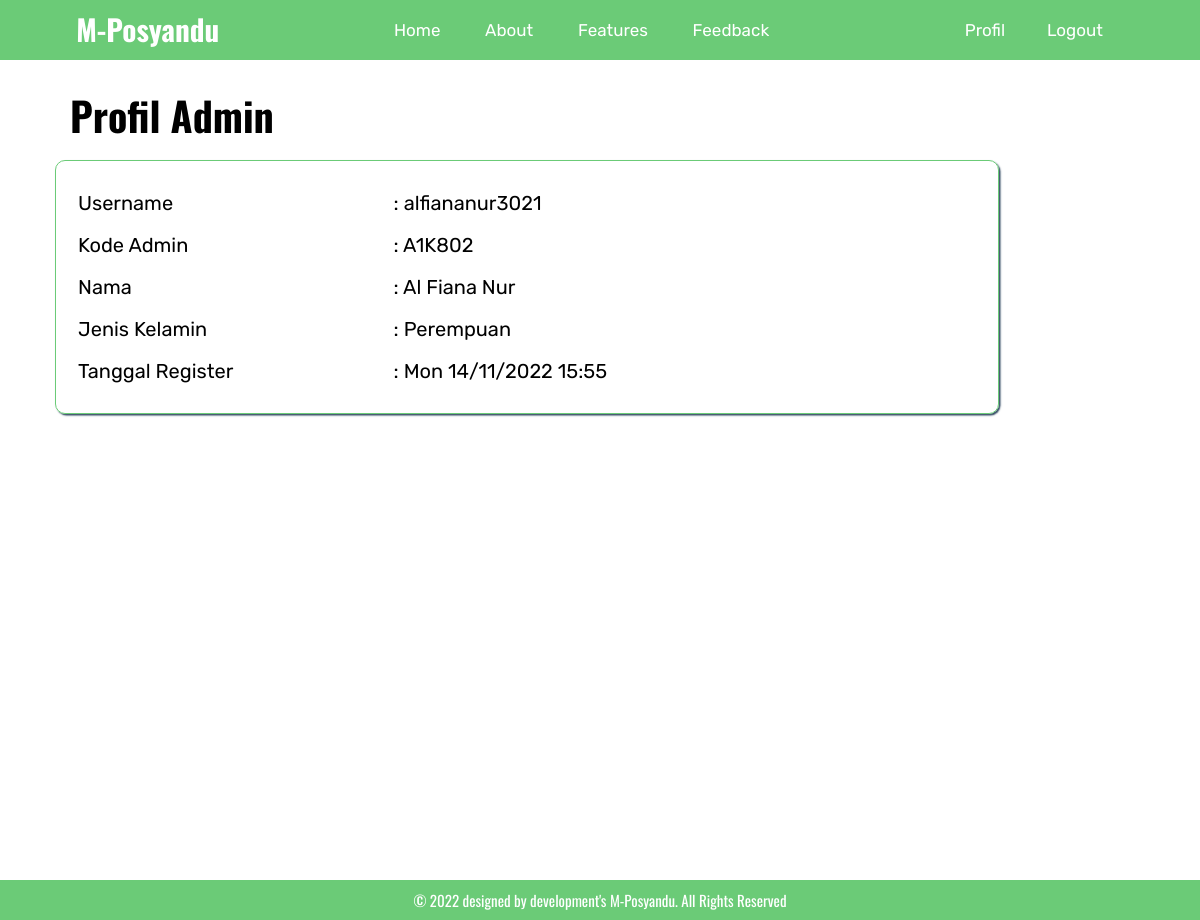
The page /profil_admin.php (signed in) on the database its author committed.
### tables this page shows
CREATE TABLE `data_admin` (
  `Id_kode` int(10) NOT NULL,
  `kode` varchar(20) NOT NULL,
  `nama` varchar(100) NOT NULL,
  `gender` varchar(20) NOT NULL
);

### profil_admin.php (the view, shortened to what this page needs)
<?php
    require "config.php";
    if(!isset($_SESSION['loginAdmin'])){
        echo "
        <script>
            alert('Akses ditolak, silahkan login dulu');
            document.location.href = 'admin_login.php';
        </script>";
    }else{
        $kode = $_SESSION['kode'];
        $user = $_SESSION['username'];
        $tgl_regis = $_SESSION['tanggal_regis'];
    }
    $result = mysqli_query($db, "SELECT * FROM data_admin WHERE kode = '$kode'");
?>
<!DOCTYPE html>
<html lang="en">
<head>
    <link rel="stylesheet" href="style2.css">
</head>
<body>
    <nav>
        <div class="icon">
            <h3>M-Posyandu</h3>
        </div>
        <ul class="menu-1">
            <li><a href="homeAdmin.php">Home</a></li>
            <li><a href="about.html">About</a></li>
            <li><a href="homeAdmin.php#features">Features</a></li>
            <li><a href="feedback.php">Feedback</a></li>
        </ul>
        <ul class="menu-2">
            <li><a href="profil_admin.php">Profil</a></li>
            <li><a href="logout.php">Logout</a></li>
        </ul>
    </nav>
    <div class="main-content">
        <div class="profil">
            <h2>Profil Admin</h2>
            <?php
                $row = mysqli_fetch_array($result);
            ?>
            <table>
                <tr>
                    <td>Username</td>
                    <td>: <?=$user;?></td>
                </tr>
                <tr>
                    <td>Kode Admin</td>
                    <td>: <?=$row['kode']?></td>
                </tr>
                <tr>
                    <td>Nama</td>
                    <td>: <?=$row['nama']?></td>
                </tr>
                <tr>
                    <td>Jenis Kelamin</td>
                    <td>: <?=$row['gender']?></td>
                </tr>
                <tr colspan="2">
                    <td>Tanggal Register</td>
                    <td>: <?=$tgl_regis;?></td>
                </tr>
            </table>
        </div>
    </div>
    <footer>
        <p align="center">© 2022 designed by development's M-Posyandu. All Rights Reserved</p>
    </footer>
</body>
</html>

### style2.css (style rules this page uses)
* { margin: 0; padding: 0; list-style: none; text-decoration: none; }
body { font-family: 'Rubik', sans-serif; overflow-x: hidden; background-image: url(https://pantirapih.or.id/rspr/wp-content/uploads/2022/04/imunisasi-anak-2.jpg); background-size: 100% 100%; background-attachment:fixed; background-repeat: repeat-y; transition: .2s ease; }
nav { display: flex; justify-content: space-around; align-items: center; background-color: #6BCB77; width: 100%; height: 60px; margin: 0px; position: -webkit-sticky; position: sticky; top: -1px; }
.icon { font-family: 'Oswald', sans-serif; font-size: 25px; color: #ffffff; bottom: 2px; position: relative; }
.menu-1 { display: flex; justify-content: space-around; width: 35%; }
.menu-2 { display: flex; justify-content: space-around; width: 15%; }
nav ul li a { color: #ffffff; text-decoration: none; font-size: 17px; }
.main-content { width: 100%; }
::placeholder { color: #1e375a; }
.profil { padding: 10px; height: 100vh; background-color: #ffffffda; }
.profil h2 { font-family: 'Oswald', sans-serif; font-size: 40px; margin: 15px 0px 15px 60px; }
.profil table { width: 80%; padding: 20px; margin: 5px 50px 25px 45px; font-size: 20px; border: 1px solid #6BCB77; border-radius: 10px; box-shadow: 1.5px 1.5px 1.5px 0px rgb(53, 76, 101); }
.profil table tr td { height: 40px; }
.profil table tr td:nth-child(1) { width: 35%; }
footer { display: flex; justify-content: center; align-items: center; height: 40px; color: #ffffff; background-color: #6BCB77; font-family: 'Oswald', sans-serif; font-size: 15px; }

### rows shown on the page
data_admin: kode "A1K802", nama "Al Fiana Nur", gender "Perempuan"

### other values the page prints
$user "alfiananur3021"
$tgl_regis "Mon 14/11/2022 15:55"
